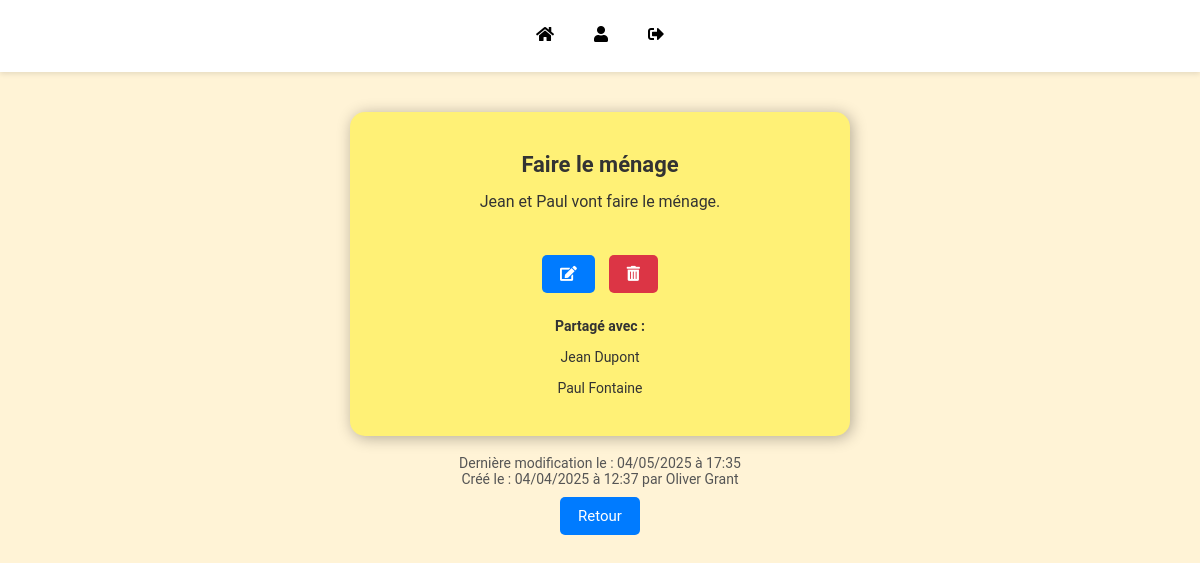
/visualisation_postit/visualisation_postit.php?id=22 (signed in), run on the app's committed database.
### tables this page shows
CREATE TABLE IF NOT EXISTS `post_it` (
  `id_post_it` int(11) NOT NULL AUTO_INCREMENT,
  `id_proprietaire` int(11) NOT NULL,
  `titre` varchar(150) NOT NULL,
  `contenu` varchar(250) NOT NULL,
  `date_creation` datetime NOT NULL,
  `date_modification` datetime DEFAULT NULL,
  `couleur` enum('orange','rouge','vert','bleu','jaune','rose') DEFAULT 'jaune',
  PRIMARY KEY (`id_post_it`),
  KEY `fk_post_it_utilisateur` (`id_proprietaire`)
);

CREATE TABLE IF NOT EXISTS `utilisateur` (
  `id_utilisateur` int(11) NOT NULL AUTO_INCREMENT,
  `email` varchar(255) NOT NULL,
  `password` varchar(255) NOT NULL,
  `nom` varchar(255) NOT NULL,
  `prenom` varchar(255) NOT NULL,
  `pseudo` varchar(255) DEFAULT NULL,
  `date_naiss` date DEFAULT NULL,
  PRIMARY KEY (`id_utilisateur`),
  UNIQUE KEY `email` (`email`)
);

### functions.php (called while the page is built, shortened)
<?php
function ConnexionDB(){
    $bdd = new PDO('mysql:host=127.0.0.1;dbname=app_post_it;charset=utf8', 'root', '');
    return $bdd;
}
function SelectInfoPostit($idPostit, $idUtilisateur) {
    $bdd = ConnexionDB();
    $infoPostit = $bdd->prepare("SELECT DISTINCT post_it.id_post_it, post_it.id_proprietaire,post_it.titre,post_it.contenu,post_it.date_creation,post_it.date_modification, utilisateur.nom, utilisateur.prenom, post_it.couleur FROM post_it JOIN utilisateur ON utilisateur.id_utilisateur = post_it.id_proprietaire LEFT JOIN post_it_partage ON post_it.id_post_it = post_it_partage.id_post_it WHERE post_it.id_post_it = ? AND (post_it.id_proprietaire = ? OR post_it_partage.id_user_partage = ?);
                                ");
    $infoPostit->execute(array($idPostit, $idUtilisateur, $idUtilisateur));
    return $infoPostit->fetch(PDO::FETCH_ASSOC);
}
function SelectUserPostitPartage($idPostit) {
    $bdd = ConnexionDB();
    $UserPartagePostit = $bdd->prepare("SELECT id_utilisateur, prenom, nom, pseudo from post_it_partage join utilisateur on utilisateur.id_utilisateur = post_it_partage.id_user_partage where id_post_it = ?");
    $UserPartagePostit->execute(array($idPostit));
    return $UserPartagePostit->fetchAll(PDO::FETCH_ASSOC);
}
?>

### visualisation_postit/visualisation_postit.php (the view, shortened to what this page needs)
<?php
require_once("../functions.php");
$idPostit = intval($_GET['id']);
$infoPostit = SelectInfoPostit($idPostit, $_SESSION['idUser']);
$userPostitPartage = SelectUserPostitPartage($idPostit);
$couleur = $infoPostit['couleur'];
$backgroundColor = '#FFF176';
$couleursHex = [
    'jaune' => '#FFF176',
    'orange' => '#FFB74D',
    'rouge'  => '#EF5350',
    'vert'   => '#81C784',
    'bleu'   => '#64B5F6',
    'rose'   => '#F48FB1',
];
if (isset($couleursHex[$couleur])) {
    $backgroundColor = $couleursHex[$couleur];
}
?>
<!DOCTYPE html>
<html lang="fr">
<head>
    <link rel="stylesheet" href="styles.css">
    <link rel="stylesheet" href="https://cdnjs.cloudflare.com/ajax/libs/font-awesome/5.15.4/css/all.min.css">
</head>
<body>
    <div class="navbar">
        <a href="../index.php" title="Accueil"><i class="fas fa-home"></i></a>
        <a href="../index.php?account=true" title="Mon compte"><i class="fas fa-user"></i></a>
        <a href="../connexion/deconnexion.php" title="Déconnexion"><i class="fas fa-sign-out-alt"></i></a>
    </div>
    <main>
        <div class="postit-container" style="background-color: <?= $backgroundColor ?>;">
            <div class="postit-info">
                <p class="title">
                    <strong><?= $infoPostit['titre'] ?></strong>
                </p>
                <p><?= $infoPostit['contenu'] ?></p><br>
                <?php if($_SESSION['idUser'] == $infoPostit['id_proprietaire']){ ?>
                        <a href="../creation_edition/create_postit.php?id=<?= $infoPostit['id_post_it'] ?>" class="btn-page-visualisation"> <i class="fas fa-edit"></i></a>
                        <a href="visualisation_postit.php?id=<?= $infoPostit['id_post_it'] ?>&delete_postit=<?= $infoPostit['id_post_it'] ?>" class="btn-page-visualisation delete-button"><i class="fas fa-trash-alt"></i></a>
                <?php
                }
                  if($userPostitPartage){ ?>
                    <p class="dates">
                        <b>Partagé avec :</b>
                    </p>
                    <?php
                    foreach ($userPostitPartage as $user) : ?>
                        <p class="dates"><?= $user['prenom'] ?> <?= $user['nom'] ?></p>
                    <?php
                    endforeach;
                    }?>
            </div>
        </div>
        <br>
        <p class="dates">Dernière modification le : <?= date('d/m/Y à H:i', strtotime($infoPostit['date_modification'])) ?></p>
        <p class="dates">Créé le : <?= date('d/m/Y à H:i', strtotime($infoPostit['date_creation'])) ?> par <?= $infoPostit['prenom'] ?> <?= $infoPostit['nom'] ?></p>
        <a href="../index.php" class="btn-page-visualisation">Retour</a>
    </main>
</body>
</html>

### visualisation_postit/styles.css (style rules this page uses)
* { margin: 0; padding: 0; box-sizing: border-box; font-family: 'Roboto', sans-serif; }
body { min-height: 100vh; background-color: #FFF3D6; margin: 0; padding: 0; }
main { display: flex; flex-direction: column; align-items: center; padding: 20px; }
.navbar { display: flex; justify-content: center; flex-wrap: wrap; width: 100%; background: white; padding: 10px 0; margin-bottom: 20px; box-shadow: 0 2px 5px rgba(0, 0, 0, 0.1); }
.navbar a { text-decoration: none; color: black; padding: 10px 15px; margin: 5px; font-size: 16px; font-weight: bold; border-bottom: 3px solid transparent; transition: border-color 0.2s; }
.postit-container { width: 100%; max-width: 500px; padding: 25px; border-radius: 15px; box-shadow: 2px 2px 15px rgba(0, 0, 0, 0.3); text-align: center; word-wrap: break-word; }
.postit-info p { margin: 15px 0; color: #333; }
.title { font-size: 22px; font-weight: bold; margin-bottom: 10px; }
.dates { font-size: 14px; color: #555; font-weight: normal; word-wrap: break-word; }
.btn-page-visualisation { display: inline-block; padding: 10px 18px; margin: 10px 5px; text-decoration: none; color: white; background-color: #007bff; border-radius: 5px; font-size: 15px; transition: background-color 0.2s; }
.delete-button { background-color: #dc3545; }

### data on the page
post_it: titre "Faire le ménage", contenu "Jean et Paul vont faire le ménage.", date_modification "04/05/2025 à 17:35", date_creation "04/04/2025 à 12:37", utilisateur.prenom "Oliver", utilisateur.nom "Grant"
utilisateur: prenom "Jean", nom "Dupont"
utilisateur: prenom "Paul", nom "Fontaine"
